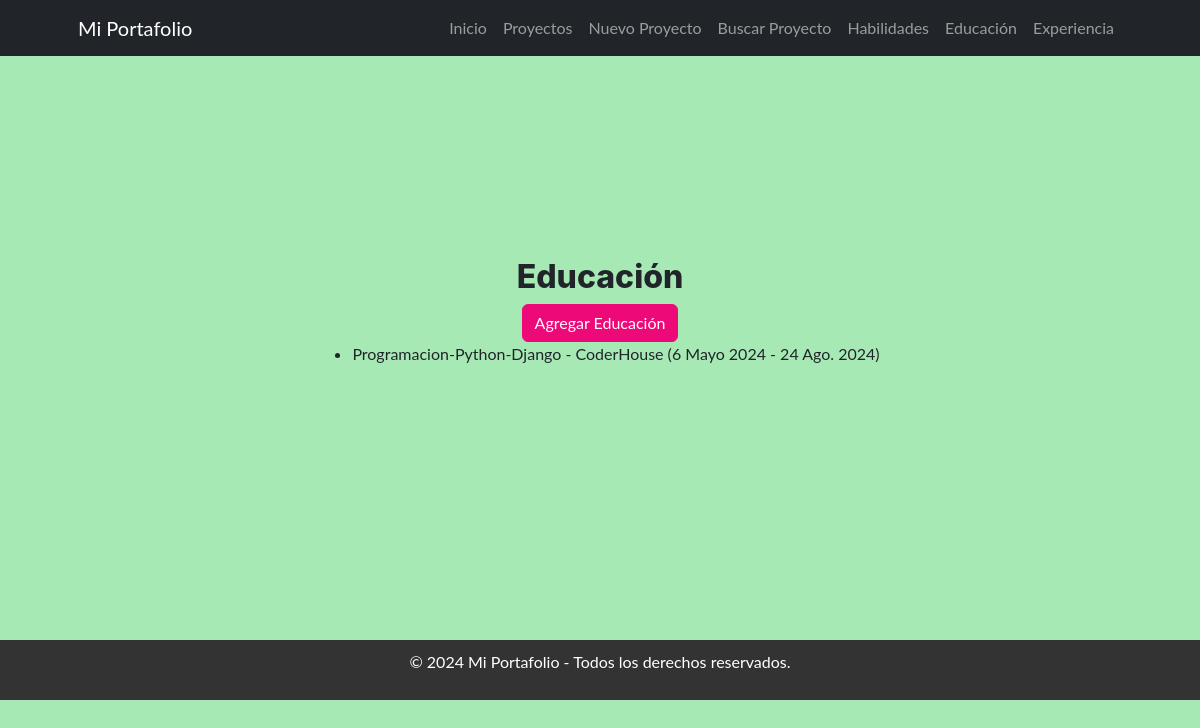
The page /educacion/ on the database its author committed.
### app_1/models.py (models this page shows, shortened)
class Educacion(models.Model):
    institucion = models.CharField(max_length=200)
    titulo = models.CharField(max_length=200)
    fecha_inicio = models.DateField()
    fecha_fin = models.DateField(null=True, blank=True)
    descripcion = models.TextField(null=True, blank=True)

### app_1/views.py (the view)
# urls.py: path('educacion/', views.listar_educacion, name='listar_educacion'),
def listar_educacion(request):
    educaciones = Educacion.objects.all()
    return render(request, 'app_1/listar_educacion.html', {'educaciones': educaciones})

### app_1/templates/app_1/listar_educacion.html (shortened to what this page needs)
{% extends 'app_1/base.html' %}
{% block content %}
<h2>Educación</h2>
<a href="{% url 'nueva_educacion' %}" class="btn btn-primary">Agregar Educación</a>
<ul>
    {% for educacion in educaciones %}
    <li>{{ educacion.titulo }} - {{ educacion.institucion }} ({{ educacion.fecha_inicio }} - {{ educacion.fecha_fin }})
    </li>
    {% endfor %}
</ul>
{% endblock %}

### app_1/templates/app_1/base.html (style rules this page uses)
body { background-color: #a7e9b5; }
html, body { height: 100%; margin: 0; }

### rows shown on the page
Educacion: titulo "Programacion-Python-Django", institucion "CoderHouse", fecha_inicio "6 Mayo 2024", fecha_fin "24 Ago. 2024"
